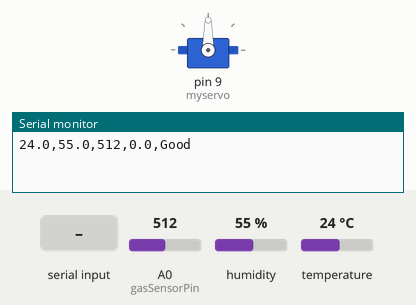
Simulated run of this sketch. Board: Arduino Uno, built with avr-gcc and run on an emulated ATmega328P. Shown: servo, the last lines printed to the serial monitor. The inputs (shaded band) are chosen by the test bench; at power-on: A0 (gasSensorPin) = 512, humidity 55 %, temperature 24 °C.

Above: at 2.2 s.
2.3 s: "30,150\n" received over Serial
At 5.4 s:
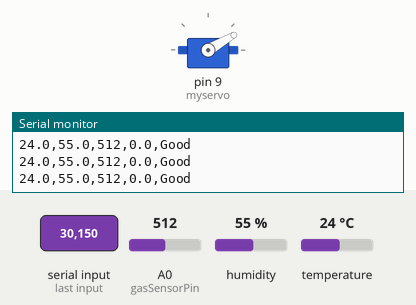
6.5 s: "5\n" received over Serial
At 7.8 s:
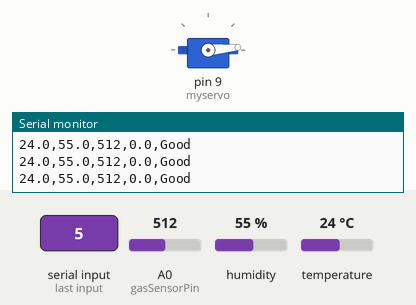
8.5 s: A0 (gasSensorPin) set to 22
10.0 s: A0 (gasSensorPin) set to 19
14.6 s: "90,45\n" received over Serial
At 16.4 s:
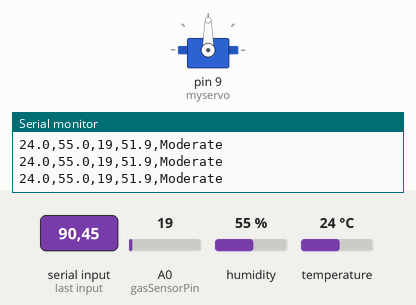
Timing chart, 0 to 17.6 s (numbered marks = the images above; inputs shaded):
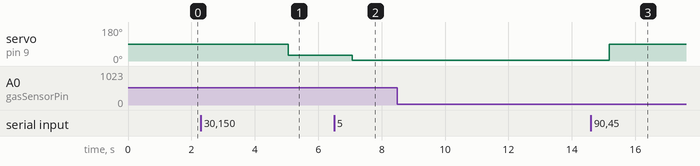

Measured:
- after the input at 2.3 s, servo on pin 9 (myservo): 90° → 30° after 2.8 s
- after the input at 6.5 s, servo on pin 9 (myservo): 30° → 5° after 0.58 s
- after the input at 14.6 s, servo on pin 9 (myservo): 5° → 90° after 0.57 s

The sketch:

servo_sensors.ino
```cpp
#include <DHT.h>
#include <Servo.h>

// DHT11 Configuration
#define DHTPIN 2
#define DHTTYPE DHT11
DHT dht(DHTPIN, DHTTYPE);

// MQ-2 Configuration
const int gasSensorPin = A0;
float R0 = 39.52;
float Rs = 0;
float ratio = 0;
float voltage = 0;

// Servo Configuration
Servo myservo;
String inputString = "";
boolean stringComplete = false;

String getAQICategory(float AQI) {
    if (AQI <= 50) return "Good";
    else if (AQI <= 100) return "Moderate";
    else if (AQI <= 150) return "Unhealthy for Sensitive Groups";
    else if (AQI <= 200) return "Unhealthy";
    else if (AQI <= 300) return "Very Unhealthy";
    else return "Hazardous";
}

void setup() {
    Serial.begin(9600);
    dht.begin();
    myservo.attach(9);  // Servo on pin 9
    inputString.reserve(200);

    // Move servo to starting position
    myservo.write(90);
    delay(1000);
}

void loop() {
    // Handle incoming servo commands
    if (stringComplete) {
        int angle = inputString.toInt();

        // Validate angle range
        if (angle >= 0 && angle <= 180) {
            myservo.write(angle);
        }

        // Clear the string for next command
        inputString = "";
        stringComplete = false;
    }

    // Read DHT11 Data
    float humidity = dht.readHumidity();
    float temperature = dht.readTemperature();

    // Read MQ-2 Data
    int sensorValue = analogRead(gasSensorPin);
    voltage = sensorValue * (5.0 / 1023.0);
    Rs = (5.0 - voltage) / voltage * 10.0;
    ratio = Rs / R0;

    // Calculate AQI
    float AQI = log(ratio) * 20;
    if (AQI < 0) AQI = 0;
    if (AQI > 300) AQI = 300;

    String airQuality = getAQICategory(AQI);

    // Send data including air quality category
    if (!isnan(temperature) && !isnan(humidity)) {
        Serial.print(temperature, 1);
        Serial.print(",");
        Serial.print(humidity, 1);
        Serial.print(",");
        Serial.print(sensorValue);
        Serial.print(",");
        Serial.print(AQI, 1);
        Serial.print(",");
        Serial.println(airQuality);
    }

    delay(2000);
}

void serialEvent() {
    while (Serial.available()) {
        char inChar = (char)Serial.read();

        // If newline, set flag
        if (inChar == '\n') {
            stringComplete = true;
        } else {
            inputString += inChar;
        }
    }
}
```
